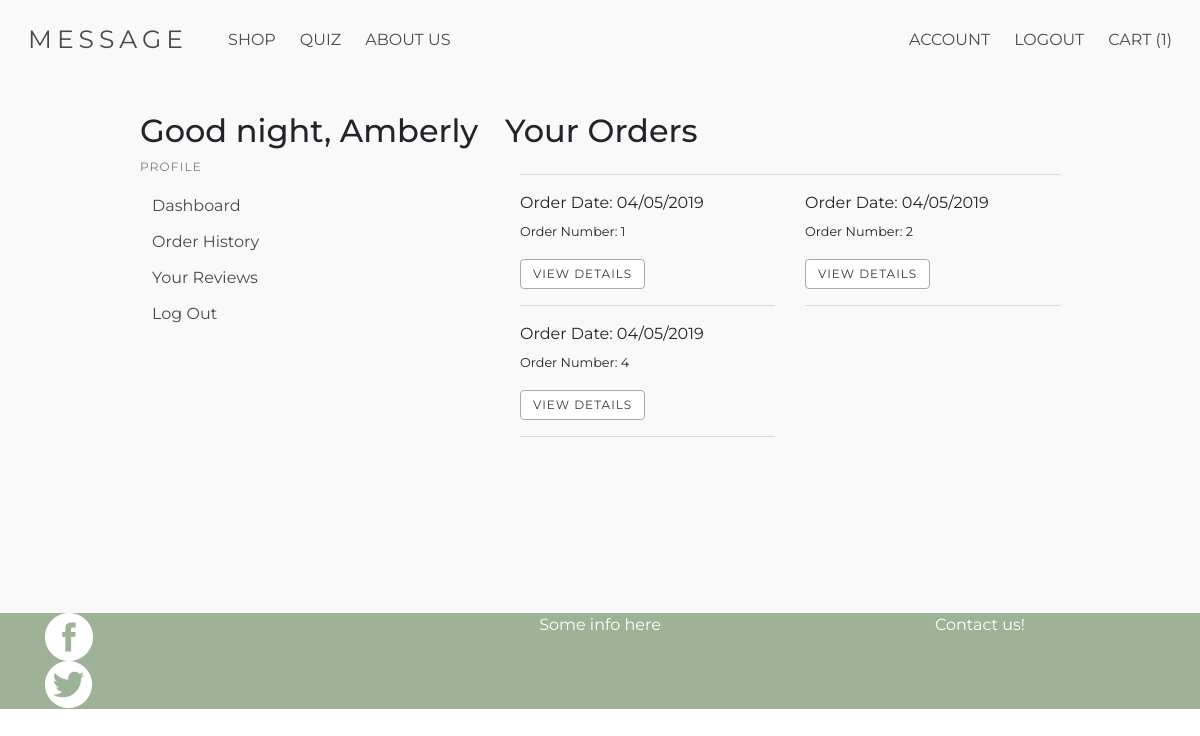
Page /profile/orders (signed in) on the earlier database version.
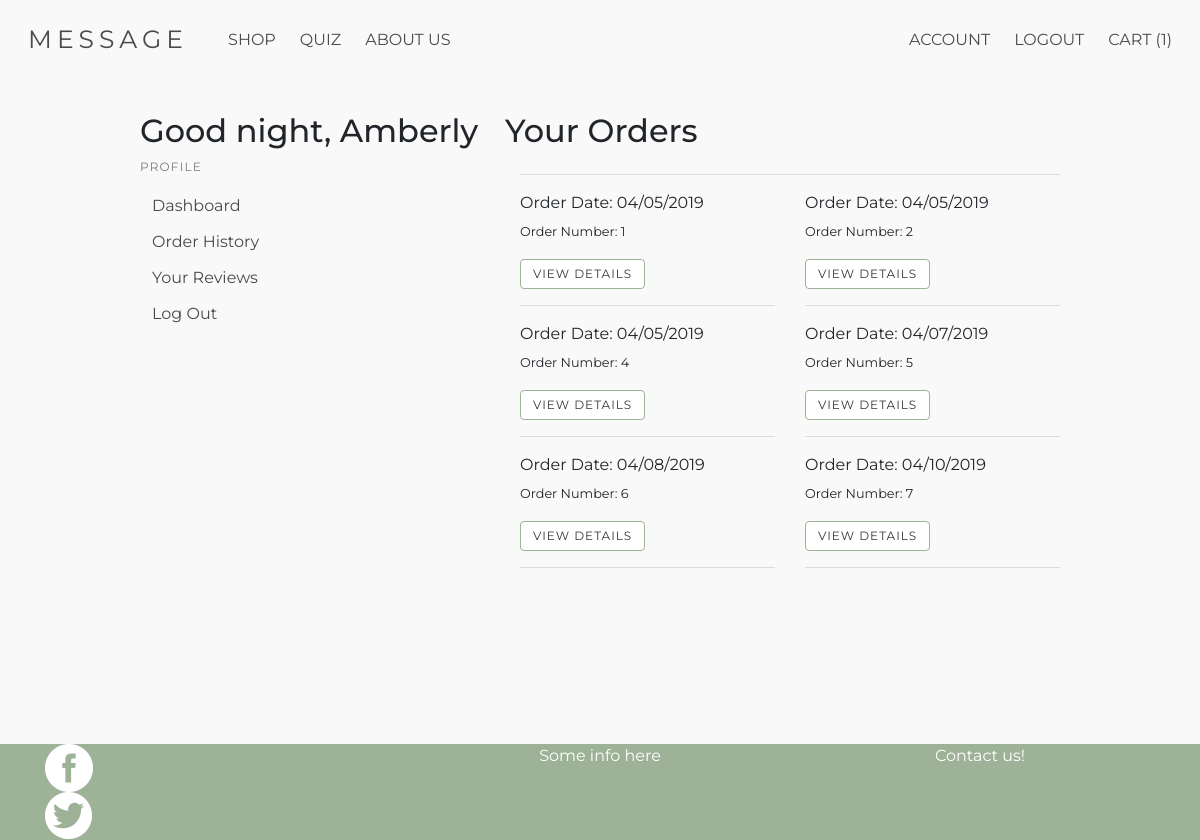
Same page on the later database version.
### models.py (models this page shows, shortened)
class Order(Model):
    user = ForeignKeyField(model=User, backref='order')
    order_date = DateTimeField(default=datetime.datetime.now())
    total_cost = IntegerField(default=0)
    date_created = DateTimeField(default=datetime.datetime.now())
    recipient_fname = CharField(default="")
    recipient_lname = CharField(default="")
    recipient_street_address = CharField(default="")
    recipient_city = CharField(default="")
    recipient_state = CharField(default="")
    recipient_postal_code = CharField(default="")
    purchased = BooleanField(default=False)
    class Meta:
        database = DATABASE

### app.py (the view)
@app.route('/profile/orders', methods=["GET"])
@login_required
def order_history():
    if current_user.is_authenticated:
        user=current_user
        cartq = cart_quantity(user)
    else:
        cartq=0
    user = current_user
    current_hour = datetime.datetime.now().hour
    greeting = time_of_day(current_hour)
    orders = models.Order.select().where(models.Order.user_id == user.id, models.Order.purchased == True)
    return render_template("orderHistory.html", user=user, greeting=greeting, orders=orders, cartq=cartq)

### app.py (called while the page is built)
def cart_quantity(user):
    order= models.Order.select().where(models.Order.user_id ==user.id, models.Order.purchased == False).get()
    cartq = 0
    cart = models.OrderDetails.select().where(models.OrderDetails.order_id == order)
    for item in cart:
        cartq += item.quantity
    return cartq

@login_manager.user_loader
def load_user(userid):
    try:
        return models.User.get(models.User.id == userid)
    except models.DoesNotExist:
        return None

@app.before_request
def before_request():
    g.db = models.DATABASE
    g.db.connect()
    g.user = current_user

@app.after_request
def after_request(response):
    g.db.close()
    return response

def time_of_day(hour):
    return (
        "morning" if 5 <= hour <= 11
        else
        "afternoon" if 12 <= hour <= 17
        else
        "evening" if 18 <= hour <= 22
        else
        "night"
    )

### templates/orderHistory.html (shortened to what this page needs)
{% extends 'profile.html' %}
{% block profile %}
<div class="row">
    <h2>Your Orders</h2>
</div>
<hr>
{% if orders %}
    <div class="row">
        {% for order in orders %}
            <div class="col-sm-6">
                <p class="date">Order Date: {{order.order_date.strftime('%m/%d/%Y')}}</p>
                <p><small>Order Number: {{order.id}}</small></p>
                <a href="/profile/orders/view_details/{{order.id}}"class="button">View Details</a>
                <hr>
            </div>
        {% endfor %}
    </div>
    {% else %}
    <p>Looks like you haven't ordered anything yet!</p>
    <a class="button" href="/shop">Continue Shopping</a>
    {% endif %}
{% endblock %}

Differences in the rows shown:
now on this page (row edited): Order: order_date "04/07/2019", id "5"
added Order: order_date "04/08/2019", id "6"
added Order: order_date "04/10/2019", id "7"
